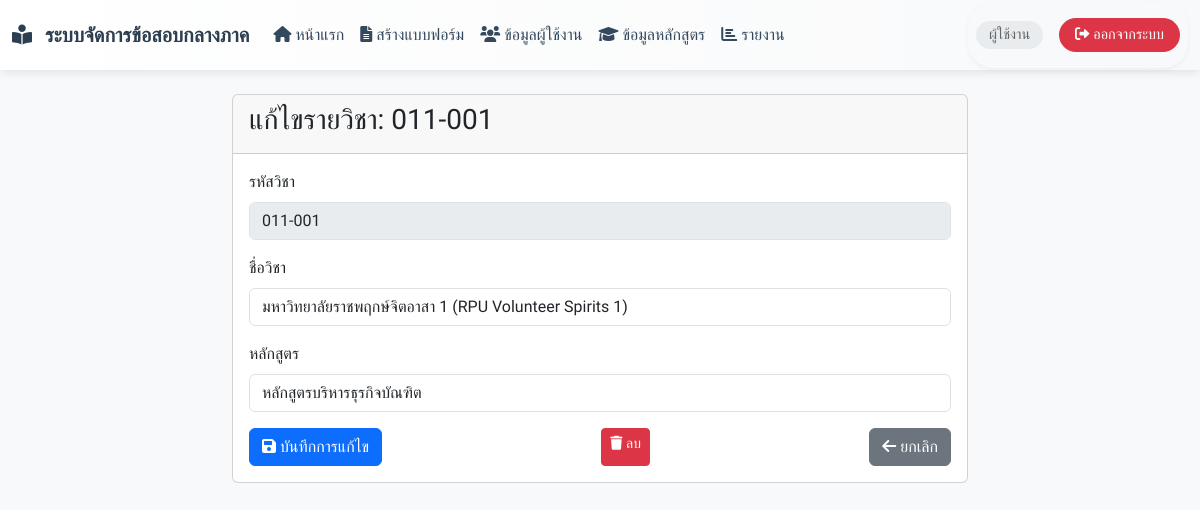
The app's page /edit_course.php?code=011-001 with its own data.
### tables this page shows
CREATE TABLE `courses` (
  `course_code` varchar(10) NOT NULL,
  `course_name` varchar(255) NOT NULL,
  `curriculum` varchar(255) NOT NULL
);

### edit_course.php (the view, shortened to what this page needs)
<?php
include 'config.php';
include 'admin_nav.php';
$course_code = $_GET['code'];
$sql = "SELECT * FROM courses WHERE course_code = ?";
$stmt = $conn->prepare($sql);
$stmt->bind_param("s", $course_code);
$stmt->execute();
$result = $stmt->get_result();
$course = $result->fetch_assoc();
?>
<!DOCTYPE html>
<html lang="th">
<head>
    <link href="https://cdnjs.cloudflare.com/ajax/libs/bootstrap/5.3.0/css/bootstrap.min.css" rel="stylesheet">
    <link href="https://cdnjs.cloudflare.com/ajax/libs/font-awesome/6.0.0/css/all.min.css" rel="stylesheet">
</head>
<body>
    <div class="container mt-4">
        <div class="row justify-content-center">
            <div class="col-md-8">
                <div class="card">
                    <div class="card-header">
                        <h3 class="card-title">แก้ไขรายวิชา: <?php echo htmlspecialchars($course_code); ?></h3>
                    </div>
                    <div class="card-body">
                        <form method="POST">
                            <div class="mb-3">
                                <label for="course_code" class="form-label">รหัสวิชา</label>
                                <input type="text" class="form-control" value="<?php echo htmlspecialchars($course_code); ?>"
                                       disabled>
                            </div>
                            <div class="mb-3">
                                <label for="course_name" class="form-label">ชื่อวิชา</label>
                                <input type="text" class="form-control" id="course_name" name="course_name"
                                       required maxlength="255"
                                       value="<?php echo htmlspecialchars($course['course_name']); ?>">
                            </div>
                            <div class="mb-3">
                                <label for="curriculum" class="form-label">หลักสูตร</label>
                                <input type="text" class="form-control" id="curriculum" name="curriculum"
                                       required maxlength="255"
                                       value="<?php echo htmlspecialchars($course['curriculum']); ?>">
                            </div>
                            <div class="d-flex justify-content-between">
                                <button type="submit" class="btn btn-primary">
                                    <i class="fas fa-save"></i> บันทึกการแก้ไข
                                </button>
                                <a href="?delete=<?php echo urlencode($course['course_code']); ?>"
   class="btn btn-danger btn-sm"
   onclick="return confirm('ยืนยันการลบรายวิชานี้?');">
   <i class="fas fa-trash"></i> ลบ
</a>
                                <a href="courses.php" class="btn btn-secondary">
                                    <i class="fas fa-arrow-left"></i> ยกเลิก
                                </a>
                            </div>
                        </form>
                    </div>
                </div>
            </div>
        </div>
    </div>
</body>
</html>

### admin_nav.php (style rules this page uses)
body { background-color: #f8f9fa; font-family: "Sarabun", sans-serif; }

### edit_course.php (style rules this page uses)
body { background-color: #f8f9fa; font-family: "Sarabun", sans-serif; }

### records on screen
courses: course_name "มหาวิทยาลัยราชพฤกษ์จิตอาสา 1 (RPU Volunteer Spirits 1)", curriculum "หลักสูตรบริหารธุรกิจบัณฑิต"

### other values on screen
$role_display[$_SESSION['role']] "ผู้ใช้งาน"
$course_code "011-001"
